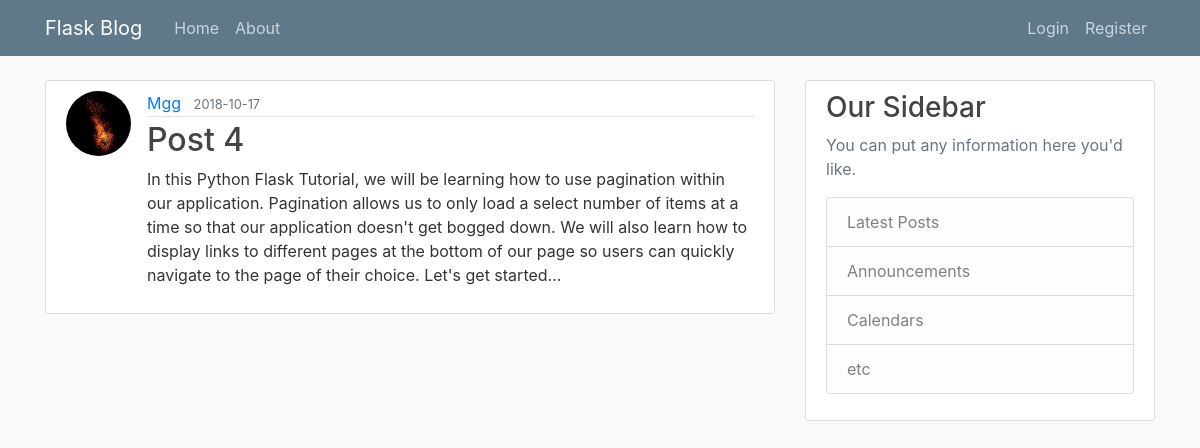
The app's page /post/4 with its own data.
### app2/models.py (models this page shows, shortened)
class User(db.Model, UserMixin): # tworzenie klasy użytkowniak w oparciu o model bazy danych z SQLAlchemy
    id = db.Column(db.Integer, primary_key=True)
    username = db.Column(db.String(20),unique=True, nullable = False)
    email = db.Column(db.String(120), unique=True, nullable=False)
    image_file = db.Column(db.String(20), nullable=False, default='default.jpg')
    password = db.Column(db.String(60), nullable=False)
    posts = db.relationship('Post', backref='author', lazy = True) #powiązanie z klasą Post, backref - dodanie kolumny do klasy Post, atrybut lazy pozwala pobrać dane z klasy Post do danego użytkownika

class Post(db.Model):
    id = db.Column(db.Integer, primary_key=True)
    title = db.Column(db.String(100), nullable = False)
    date_posted = db.Column(db.DateTime, nullable = False, default=datetime.utcnow)
    content = db.Column(db.Text, nullable=False)
    user_id = db.Column(db.Integer, db.ForeignKey('user.id'), nullable=False)

### app2/posts/routes.py (the view)
@posts.route("/post/<int:post_id>")
def post(post_id):
    post = Post.query.get_or_404(post_id)
    return render_template('post.html', title = post.title, post=post)

### app2/templates/post.html (shortened to what this page needs)
{% extends "layout.html" %}
{% block content %}
        <article class="media content-section">
          <img class="rounded-circle article-img" src="{{ url_for('static', filename='profile_pics/' + post.author.image_file)}}">
            <div class="media-body">
            <div class="article-metadata">
              <a class="mr-2" href="/account">{{ post.author.username }}</a>
              <small class="text-muted">{{ post.date_posted.strftime('%Y-%m-%d') }}</small>
            </div>
            <h2 class="article-title">{{ post.title }}</h2>
            <p class="article-content">{{ post.content }}</p>
          </div>
        </article>
{% endblock content %}

### app2/static/main.css (style rules this page uses)
body { background: #fafafa; color: #333333; margin-top: 5rem; }
h1, h2, h3, h4, h5, h6 { color: #444444; }
.content-section { background: #ffffff; padding: 10px 20px; border: 1px solid #dddddd; border-radius: 3px; margin-bottom: 20px; }
.article-title { color: #444444; }
.article-content { white-space: pre-line; }
.article-img { height: 65px; width: 65px; margin-right: 16px; }
.article-metadata { padding-bottom: 1px; margin-bottom: 4px; border-bottom: 1px solid #e3e3e3 }

### records on screen
User: image_file (picture), author.username "Mgg"
Post: date_posted "2018-10-17", title "Post 4", content "In this Python Flask Tutorial, we will be learning how to use pagination within our application. Pagination allows us to only load a select number of items at a time so that our application doesn't get bogged down. We will also learn how to display links to different pages at the bottom of our page so users can quickly navigate to the page of their choice. Let's get started..."
